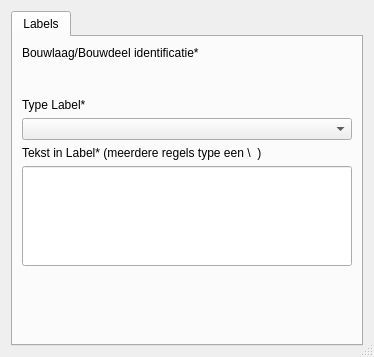
<?xml version="1.0" encoding="UTF-8"?>
<ui version="4.0">
 <class>pand_id_2</class>
 <widget class="QDialog" name="pand_id_2">
  <property name="geometry">
   <rect>
    <x>0</x>
    <y>0</y>
    <width>374</width>
    <height>357</height>
   </rect>
  </property>
  <property name="sizePolicy">
   <sizepolicy hsizetype="Preferred" vsizetype="Preferred">
    <horstretch>0</horstretch>
    <verstretch>0</verstretch>
   </sizepolicy>
  </property>
  <property name="windowTitle">
   <string>Dialog</string>
  </property>
  <property name="autoFillBackground">
   <bool>false</bool>
  </property>
  <property name="sizeGripEnabled">
   <bool>true</bool>
  </property>
  <layout class="QHBoxLayout" name="horizontalLayout">
   <item>
    <widget class="QTabWidget" name="Objectgegevens_2">
     <property name="sizePolicy">
      <sizepolicy hsizetype="Preferred" vsizetype="Preferred">
       <horstretch>0</horstretch>
       <verstretch>0</verstretch>
      </sizepolicy>
     </property>
     <property name="autoFillBackground">
      <bool>true</bool>
     </property>
     <property name="currentIndex">
      <number>0</number>
     </property>
     <property name="documentMode">
      <bool>false</bool>
     </property>
     <widget class="QWidget" name="Objectgegevens">
      <attribute name="title">
       <string>Labels</string>
      </attribute>
      <layout class="QVBoxLayout" name="verticalLayout">
       <item>
        <widget class="QLabel" name="label_3">
         <property name="text">
          <string>Bouwlaag/Bouwdeel identificatie*</string>
         </property>
        </widget>
       </item>
       <item>
        <widget class="QgsRelationReferenceWidget" name="bouwlaag_id" native="true">
         <property name="sizePolicy">
          <sizepolicy hsizetype="Preferred" vsizetype="Preferred">
           <horstretch>0</horstretch>
           <verstretch>0</verstretch>
          </sizepolicy>
         </property>
         <property name="minimumSize">
          <size>
           <width>0</width>
           <height>26</height>
          </size>
         </property>
         <property name="whatsThis">
          <string/>
         </property>
        </widget>
       </item>
       <item>
        <widget class="QLabel" name="label_5">
         <property name="text">
          <string>Type Label*</string>
         </property>
        </widget>
       </item>
       <item>
        <widget class="QComboBox" name="soort">
         <property name="maxVisibleItems">
          <number>30</number>
         </property>
        </widget>
       </item>
       <item>
        <widget class="QLabel" name="label_7">
         <property name="text">
          <string>Tekst in Label* (meerdere regels type een \  )</string>
         </property>
        </widget>
       </item>
       <item>
        <widget class="QLineEdit" name="omschrijving">
         <property name="sizePolicy">
          <sizepolicy hsizetype="Expanding" vsizetype="Maximum">
           <horstretch>0</horstretch>
           <verstretch>0</verstretch>
          </sizepolicy>
         </property>
         <property name="minimumSize">
          <size>
           <width>0</width>
           <height>100</height>
          </size>
         </property>
         <property name="maxLength">
          <number>254</number>
         </property>
        </widget>
       </item>
       <item>
        <spacer name="verticalSpacer">
         <property name="orientation">
          <enum>Qt::Vertical</enum>
         </property>
         <property name="sizeHint" stdset="0">
          <size>
           <width>0</width>
           <height>0</height>
          </size>
         </property>
        </spacer>
       </item>
      </layout>
      <zorder>label_3</zorder>
      <zorder>bouwlaag_id</zorder>
      <zorder>soort</zorder>
      <zorder>label_5</zorder>
      <zorder>omschrijving</zorder>
      <zorder>verticalSpacer</zorder>
      <zorder>label_7</zorder>
     </widget>
    </widget>
   </item>
  </layout>
 </widget>
 <customwidgets>
  <customwidget>
   <class>QgsRelationReferenceWidget</class>
   <extends>QWidget</extends>
   <header>qgsrelationreferencewidget.h</header>
  </customwidget>
 </customwidgets>
 <resources>
  <include location="image.qrc"/>
 </resources>
 <connections/>
</ui>
